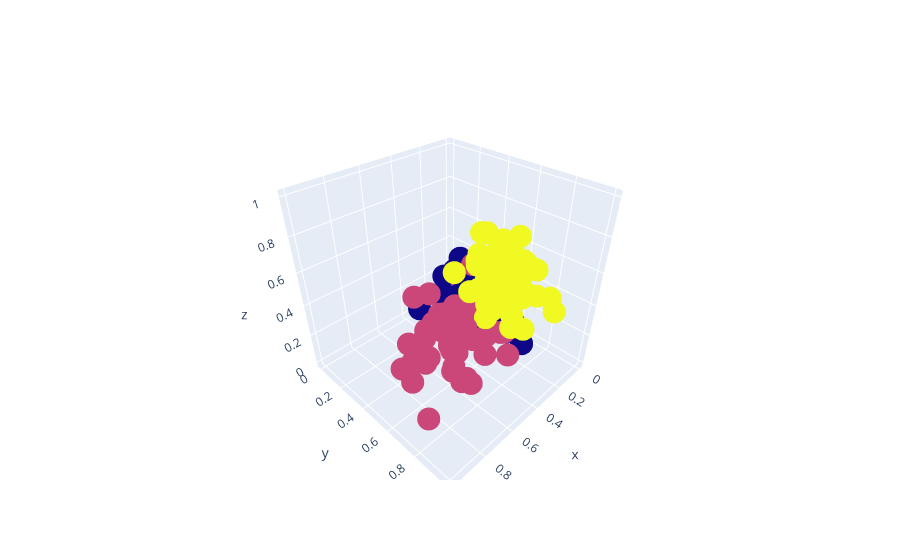

Notebook code for this chart:
### Code cell
fig = go.Figure()
fig.add_trace(go.Scatter3d(x=df['Intensidade_de_cor'],
                         y = df['Alcool'], z = df['Proline'],
                         mode = 'markers',                      
                          marker = dict(color = agrupador.labels_.astype(np.float)),
                        text = [0, 1, 2]))
fig.show()

### Figure 1 — Plotly figure (JSON) as saved in the notebook; plotly's stock layout.template omitted (floating-point values rounded to 4 significant figures; data arrays with more than 128 entries replaced by an {"elided": "..."} marker saying what was removed)
{"data": [{"marker": {"color": {"elided": "178 int values"}}, "mode": "markers", "text": ["0", "1", "2"], "type": "scatter3d", "x": {"elided": "178 float values"}, "y": {"elided": "178 float values"}, "z": {"elided": "178 float values"}}], "layout": {}}
